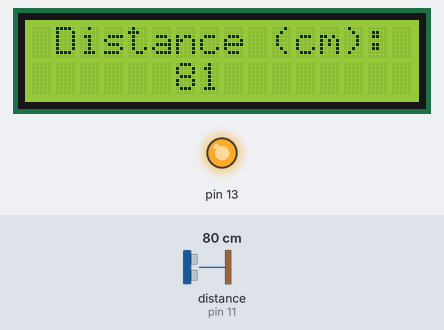
A sketch run on a simulated Arduino Uno, built with avr-gcc and run on an emulated ATmega328P. Parts: 16×2 character LCD, output pins drawn as LEDs (lit = HIGH). The test bench sets the inputs (shaded band); at power-on: distance to the obstacle (sensor on pin 11) 80 cm. The echo pulse lasts 58.3 µs per cm.

Above: at 3.2 s.
3.3 s: distance to the obstacle (sensor on pin 11) set to 2 cm
At 4.8 s:
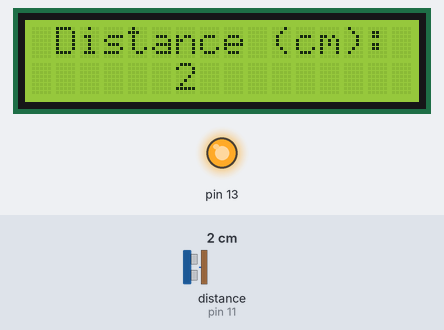
5.1 s: distance to the obstacle (sensor on pin 11) set to 4 cm
At 6.1 s:
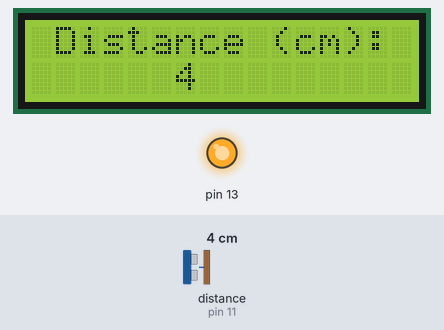
6.7 s: distance to the obstacle (sensor on pin 11) set to 9 cm
At 7.2 s:
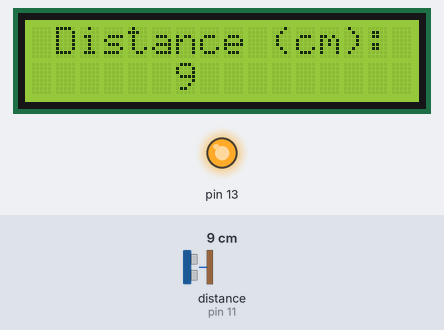
Timing chart, 0 to 9.7 s (numbered marks = the images above; inputs shaded):
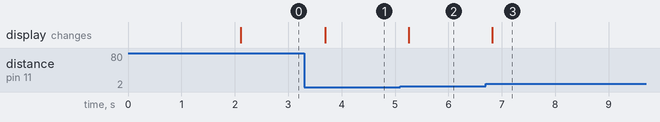

Measured:
- after the input at 3.3 s, the display: changes after 0.39 s (image 1)
- after the input at 5.1 s, the display: changes after 0.16 s (image 2)
- after the input at 6.7 s, the display: changes after 0.12 s (image 3)

The sketch:

SainSmart_Sensor_Master.ino
```cpp
/*
This sketch is for the SainSmart screen
Displays the distance returned by the ultra sonic sensor on the screen
*/


#include <Wire.h>
#include <LCD.h>
#include <LiquidCrystal_I2C.h>
#include <NewPing.h>


#define I2C_ADDR    0x3F  // Define I2C Address where the PCF8574A is
#define BACKLIGHT_PIN     3
#define En_pin  2
#define Rw_pin  1
#define Rs_pin  0
#define D4_pin  4
#define D5_pin  5
#define D6_pin  6
#define D7_pin  7

int n = 1;

#define TRIGGER_PIN  12  // Arduino pin tied to trigger pin on the ultrasonic sensor.
#define ECHO_PIN     11  // Arduino pin tied to echo pin on the ultrasonic sensor.
#define MAX_DISTANCE 200 // Maximum distance we want to ping for (in centimeters). Maximum sensor distance is rated at 400-500cm.

NewPing sonar(TRIGGER_PIN, ECHO_PIN, MAX_DISTANCE); // NewPing setup of pins and maximum distance.


LiquidCrystal_I2C	lcd(I2C_ADDR,En_pin,Rw_pin,Rs_pin,D4_pin,D5_pin,D6_pin,D7_pin);

void setup()
{

  pinMode(13, OUTPUT);
  digitalWrite(13, HIGH);

  lcd.begin (16,2);  //Initializes the interface to the LCD screen and specifies the dimensions (width and height) of the display.

// Switch on the backlight
  lcd.setBacklightPin(BACKLIGHT_PIN,POSITIVE);
  lcd.setBacklight(HIGH);
  lcd.home();
  lcd.clear();
  lcd.setCursor ( 0, 0 );        // go to 1st line, 1st character
  lcd.print("Starting Sensor");

  delay(2000) ;
  lcd.clear();

//  Uncomment next line to run serial monitor to check sensor
//  Serial.begin(115200); // Open serial monitor at 115200 baud to see ping results.
}

void loop()
{
  unsigned int uS = sonar.ping(); // Send ping, get ping time in microseconds (uS).
  int cm = uS / US_ROUNDTRIP_CM;  // variable to hold distance - converts ping time to cm

/* Uncomment to display results on serial monitor
   Serial.print("Ping: ");
   Serial.print(cm);
   Serial.println("cm");
*/

  lcd.setCursor ( 1, 0 );        // go to 1st line 2nd chararcter
  lcd.print("Distance (cm): ");
  lcd.setCursor (6, 1);         // move to line 2
  lcd.print("    ");            // display spaces over last number
  lcd.setCursor (6, 1);
  lcd.print( cm);               // display distance

  delay(500);                      // Wait 50ms between pings (about 20 pings/sec). 29ms should be the shortest delay between pings.

}
```
